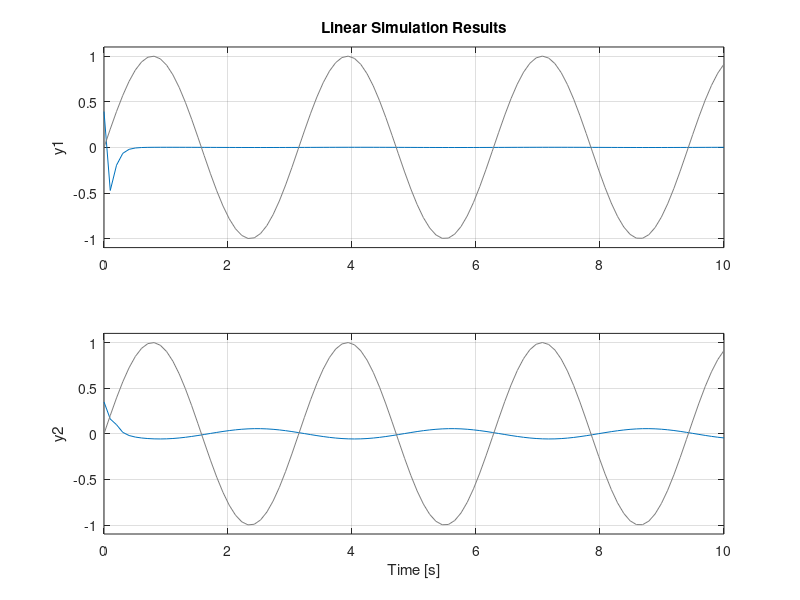

Write the MATLAB code that produced this figure.
%Problem3
%Assign values to A,B,C,D using values provided by the thesis

A=[-13.692 13.692 128.381;21.023 -21.023 -83.514;1 0 0];
B=[-74.101;113.775;0];
C=[1 0 0;0 1 0];
D=[0;0];
sys=ss(A,B,C,D);
eig(A);
[sys_num,sys_gen]=ss2tf(A,B,C,D)


%Using place function to design a pole placement controller for the system
K=place(A,B,[-70,-10.8,-200]);
x0=[pi/8,pi/9,-pi/3];
sys_ctrl=ss(A-B*K,B,C,D);
t=linspace(0,10);
u=sin(2*t);
lsim(sys_ctrl,u,t,x0)




